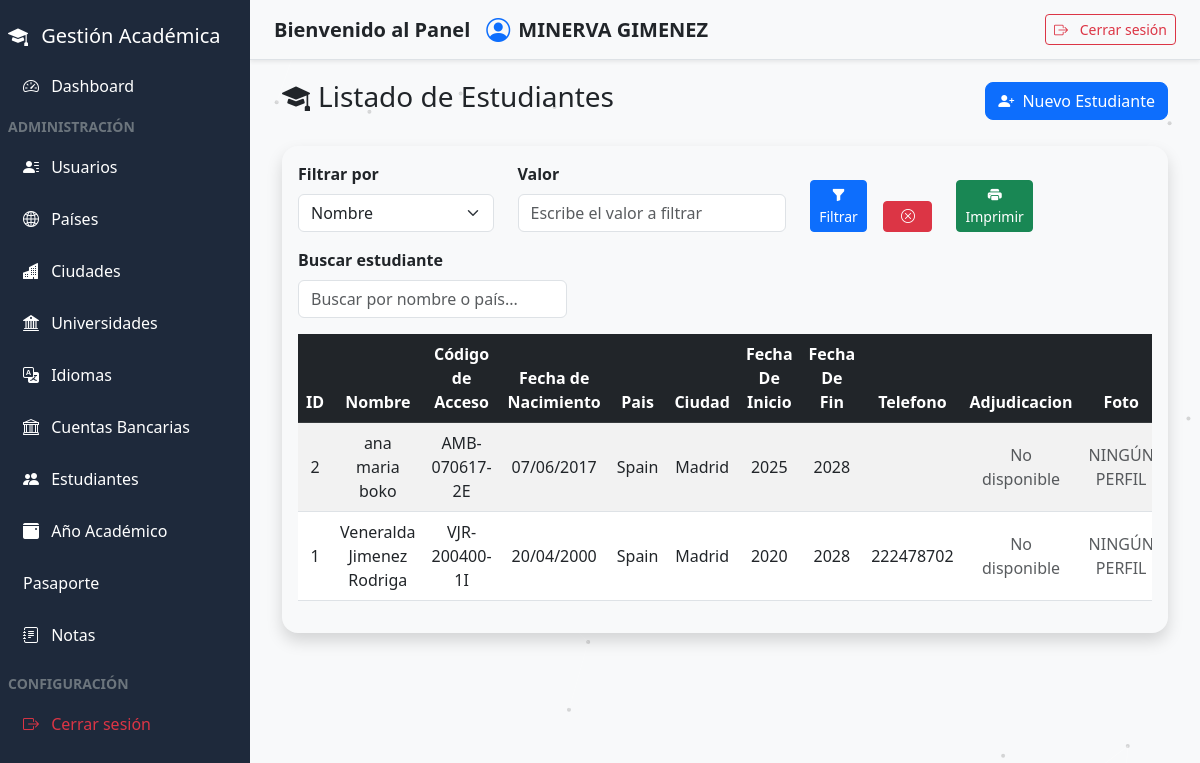
Before: /admin/estudiantes.php (signed in) with the older database file.
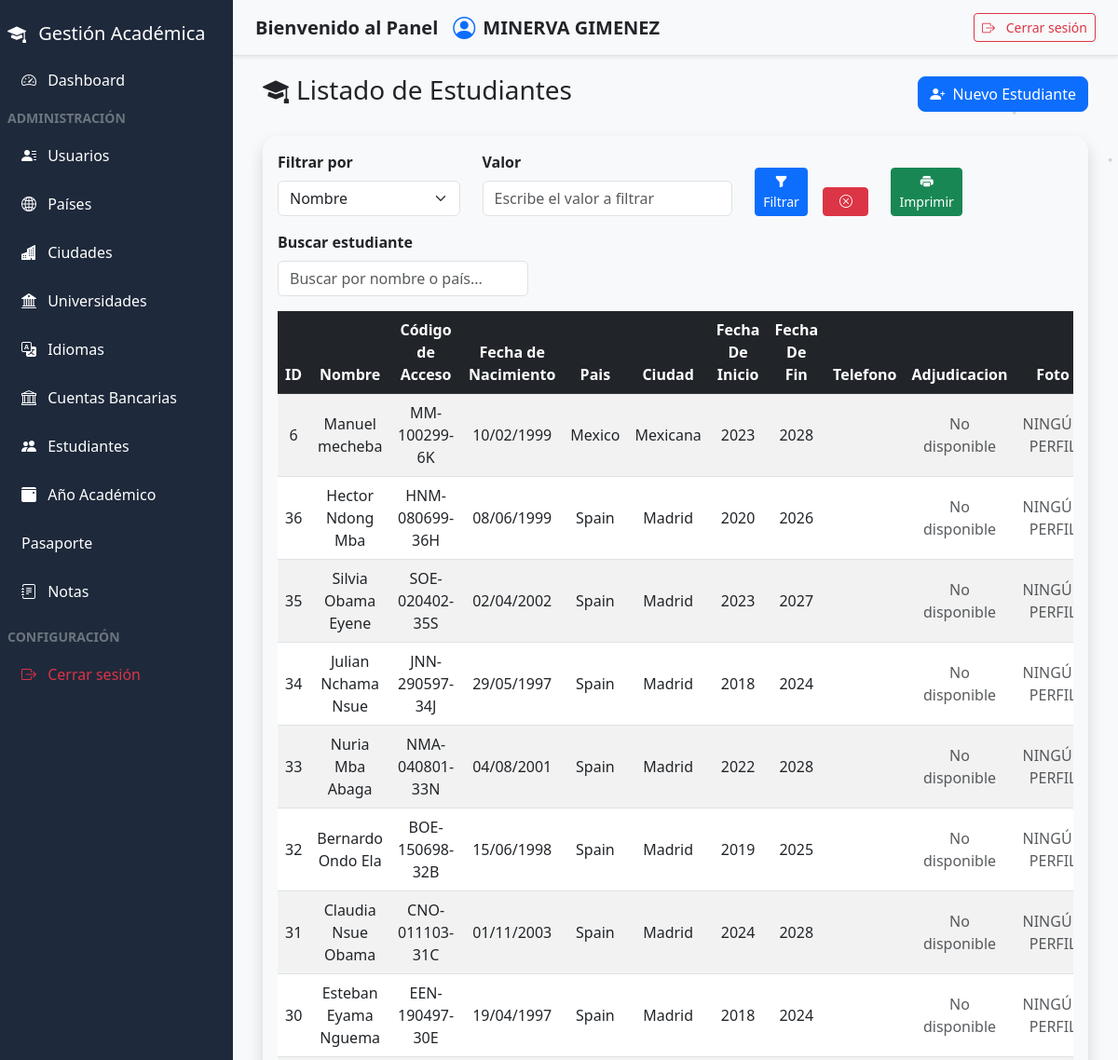
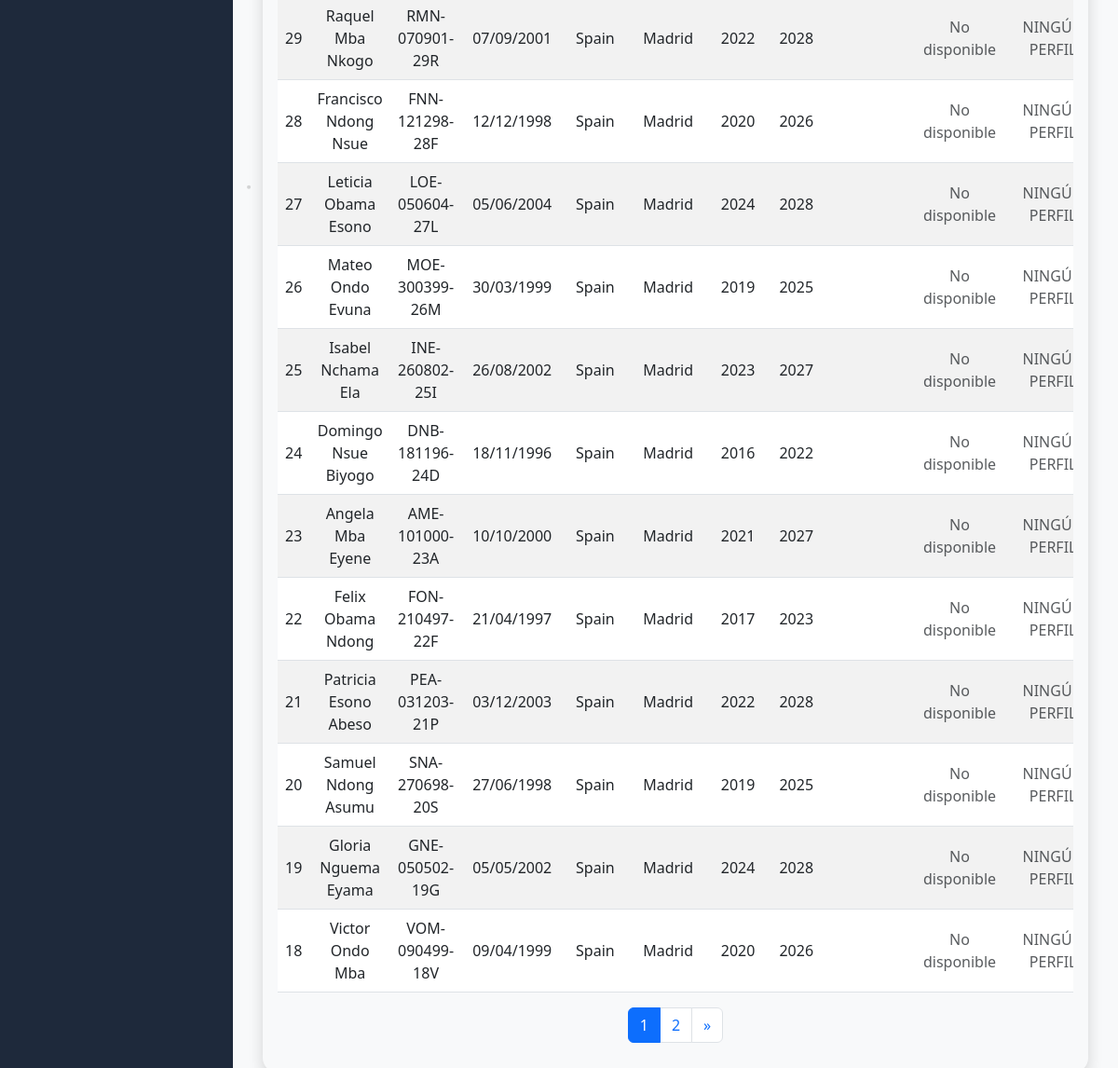
After: the same page with the newer database file (2 pictures, top to bottom).
### tables this page shows
CREATE TABLE `estudiantes` (
  `id` int(11) NOT NULL,
  `nombre_completo` varchar(100) DEFAULT NULL,
  `codigo_acceso` varchar(20) DEFAULT NULL,
  `fecha_nacimiento` date DEFAULT NULL,
  `pais_id` int(11) NOT NULL,
  `ciudad_id` int(11) DEFAULT NULL,
  `universidad_id` int(11) DEFAULT NULL,
  `idioma_id` int(11) DEFAULT NULL,
  `anio_inicio_carrera` year(4) DEFAULT NULL,
  `anio_fin_carrera` year(4) DEFAULT NULL,
  `email` varchar(100) DEFAULT NULL,
  `telefono` varchar(20) DEFAULT NULL,
  `foto_perfil` varchar(255) DEFAULT NULL,
  `ruta_foto` varchar(255) DEFAULT NULL,
  `creado_en` timestamp NULL DEFAULT current_timestamp(),
  `idioma` varchar(255) DEFAULT NULL,
  `meses_idioma` int(11) DEFAULT NULL,
  `cuenta_id` int(11) DEFAULT NULL,
  `archivo_beca` text DEFAULT NULL
);

CREATE TABLE `paises` (
  `id` int(11) NOT NULL,
  `nombre` varchar(50) NOT NULL
);

CREATE TABLE `ciudades` (
  `id` int(11) NOT NULL,
  `nombre` varchar(100) NOT NULL,
  `pais_id` int(11) NOT NULL
);

### admin/estudiantes.php (the view, shortened to what this page needs)
<?php
include_once("../componentes/header.php");
$por_pagina = 20;
$pagina_actual = isset($_GET['pagina']) ? (int)$_GET['pagina'] : 1;
$inicio = ($pagina_actual > 1) ? ($pagina_actual * $por_pagina) - $por_pagina : 0;
$params = [];
$whereSQL = "";
$orderSQL = "ORDER BY e.creado_en DESC";
try {
    $sqlTotal = "SELECT COUNT(*) as total
                 FROM estudiantes e
                 INNER JOIN paises p ON e.pais_id = p.id
                 LEFT JOIN ciudades c ON e.ciudad_id = c.id
                 $whereSQL";
    $total_stmt = $pdo->prepare($sqlTotal);
    $total_stmt->execute($params);
    $total_filas = $total_stmt->fetch(PDO::FETCH_ASSOC)['total'];
    $total_paginas = ceil($total_filas / $por_pagina);
} catch (PDOException $e) {
    die("Error al contar los estudiantes: " . $e->getMessage());
}
try {
    $sql = "SELECT
                e.id,
                e.nombre_completo,
                e.anio_inicio_carrera,
                e.anio_fin_carrera,
                e.telefono,
                e.codigo_acceso,
                e.foto_perfil,
                e.fecha_nacimiento,
                e.creado_en,
                p.nombre AS pais,
                c.nombre AS ciudad,
                e.ruta_foto,
                e.archivo_beca
            FROM estudiantes e
            INNER JOIN paises p ON e.pais_id = p.id
            LEFT JOIN ciudades c ON e.ciudad_id = c.id
            $whereSQL
            $orderSQL
            LIMIT :inicio, :por_pagina";
    $stmt = $pdo->prepare($sql);
    $stmt->bindValue(':inicio', $inicio, PDO::PARAM_INT);
    $stmt->bindValue(':por_pagina', $por_pagina, PDO::PARAM_INT);
    $stmt->execute();
    $estudiantes = $stmt->fetchAll(PDO::FETCH_ASSOC);
} catch (PDOException $e) {
    die("Error al obtener los estudiantes: " . $e->getMessage());
}
include_once("../componentes/sidebar.php");
?>
<main class="content" id="mainContent">
    <div class="container-fluid">
        <div class="d-flex justify-content-between align-items-center mb-4">
            <h3><i class="bi bi-mortarboard-fill me-2"></i>Listado de Estudiantes</h3>
            <a href="registrar_estudiantes.php" class="btn btn-primary rounded-3">
                <i class="bi bi-person-plus-fill me-1"></i> Nuevo Estudiante
            </a>
        </div>
        <div class="card shadow rounded-4">
            <div class="card-body">
                <div class="row mb-3 align-items-end">
                    <div class="col-md-3">
                        <label class="form-label fw-bold">Filtrar por</label>
                        <select id="tipoFiltro" class="form-select" onchange="controlFiltroUI()">
                            <option value="nombre">Nombre</option>
                        </select>
                    </div>
                    <div class="col-md-4">
                        <label class="form-label fw-bold">Valor</label>
                        <input type="text" id="valorFiltro" class="form-control"
                            placeholder="Escribe el valor a filtrar">
                    </div>
                    <div class="col-md-1 d-grid">
                        <button class="btn btn-primary btn-sm" onclick="aplicarFiltro()">
                            <i class="bi bi-funnel-fill"></i> Filtrar
                        </button>
                    </div>
                    <div class="col-md-1 d-grid">
                        <button class="btn btn-danger btn-sm" onclick="limpiarFiltros()">
                            <i class="bi bi-x-circle"></i>
                        </button>
                    </div>
                    <div class="col-md-1 d-grid">
                        <button class="btn btn-success btn-sm" onclick="imprimirFiltrado()">
                            <i class="bi bi-printer-fill"></i> Imprimir
                        </button>
                    </div>
                </div>
                <div class="row mb-3">
                    <div class="col-md-4">
                        <label for="busqueda" class="form-label fw-bold">Buscar estudiante</label>
                        <input type="text" class="form-control" id="busqueda" placeholder="Buscar por nombre o país...">
                    </div>
                </div>
                <div class="table-responsive">
                    <table class="table table-striped table-hover align-middle text-center" id="tablaEstudiantes">
                        <thead class="table-dark">
                            <tr>
                                <th>ID</th>
                                <th>Nombre</th>
                                <th>Código de Acceso</th>
                                <th>Fecha de Nacimiento</th>
                                <th>Pais</th>
                                <th>Ciudad</th>
                                <th>Fecha De Inicio</th>
                                <th>Fecha De Fin</th>
                                <th>Telefono</th>
                                <th>Adjudicacion</th>
                                <th>Foto</th>
                            </tr>
                        </thead>
                        <tbody id="contenidoTabla">
                            <?php if (!empty($estudiantes)): ?>
                            <?php foreach ($estudiantes as $est): ?>
                            <tr>
                                <td><?= htmlspecialchars($est['id']) ?></td>
                                <td><?= htmlspecialchars($est['nombre_completo']) ?></td>
                                <td><?= htmlspecialchars($est['codigo_acceso']) ?></td>
                                <td><?= date('d/m/Y', strtotime($est['fecha_nacimiento'])) ?></td>
                                <td><?= htmlspecialchars($est['pais']) ?></td>
                                <td><?= htmlspecialchars($est['ciudad']) ?></td>
                                <td><?= htmlspecialchars($est['anio_inicio_carrera']) ?></td>
                                <td><?= htmlspecialchars($est['anio_fin_carrera']) ?></td>
                                <td><?= htmlspecialchars($est['telefono']) ?></td>
                                <td>
                                    <?php if (!empty($est['archivo_beca']) && file_exists('../php/' . $est['archivo_beca'])): ?>
                                    <a href="../php/<?= htmlspecialchars($est['archivo_beca']) ?>" target="_blank"
                                        class="btn btn-outline-info btn-sm">
                                        <i class="bi bi-file-earmark-arrow-down"></i> Ver
                                    </a>
                                    <?php else: ?>
                                    <span class="text-muted">No disponible</span>
                                    <?php endif; ?>
                                </td>
                                <td>
                                    <?php if (!empty($est['foto_perfil']) && file_exists('../php/upload/perfil/' . $est['foto_perfil'])): ?>
                                    <img src="../php/upload/perfil/<?= htmlspecialchars($est['foto_perfil']) ?>"
                                        alt="Foto de Perfil"
                                        style="width: 50px; height: 50px; object-fit: cover; border-radius: 50%;">
                                    <?php else: ?>
                                    <span class="text-muted">NINGÚN PERFIL</span>
                                    <?php endif; ?>
                                </td>
                            </tr>
                            <?php endforeach; ?>
                            <?php else: ?>
                            <tr>
                                <td colspan="10" class="text-center text-muted">No hay estudiantes registrados</td>
                            </tr>
                            <?php endif; ?>
                        </tbody>
                    </table>
                </div>
                <?php if ($total_paginas > 1): ?>
                <?php
$queryParams = $_GET;
?>
                <nav aria-label="Paginación de estudiantes">
                    <ul class="pagination justify-content-center flex-wrap">
                        <?php
        $rango = 2;
        $inicio = max(1, $pagina_actual - $rango);
        $fin = min($total_paginas, $pagina_actual + $rango);
        for ($i = $inicio; $i <= $fin; $i++):
            $queryParams['pagina'] = $i;
        ?>
                        <li class="page-item <?= ($i == $pagina_actual) ? 'active' : '' ?>">
                            <a class="page-link" href="?<?= http_build_query($queryParams) ?>">
                                <?= $i ?>
                            </a>
                        </li>
                        <?php endfor; ?>
                        <?php if ($pagina_actual < $total_paginas):
            $queryParams['pagina'] = $pagina_actual + 1;
        ?>
                        <li class="page-item">
                            <a class="page-link" href="?<?= http_build_query($queryParams) ?>">
                                &raquo;
                            </a>
                        </li>
                        <?php endif; ?>
                    </ul>
                </nav>
                <?php endif; ?>
            </div>
        </div>
    </div>
</main>
<link href="https://cdn.jsdelivr.net/npm/bootstrap-icons@1.10.5/font/bootstrap-icons.css" rel="stylesheet">
<?php include_once("../componentes/footer.php"); ?>

### componentes/header.php (shortened to what this page needs)
<!DOCTYPE html>
<html lang="es">
<head>
  <link href="../config/css/bootstrap.min.css" rel="stylesheet" />
  <link href="../config/css/css2.css" rel="stylesheet" />
  <link href="../config/css/bootstrap-icons.css" rel="stylesheet" />
</head>
<body>

### componentes/sidebar.php (shortened to what this page needs)
<?php
$rol =   $_SESSION['usuario_rol'];
    ?>
<aside class="sidebar d-md-block" id="sidebar">
  <h5 class="mb-2 mt-2">
    <i class="bi bi-mortarboard-fill me-2"></i> Gestión Académica
  </h5>
  <ul class="nav flex-column mb-4">
    <li class="nav-item mt-2">
      <a href="../admin/index.php" class="nav-link text-white">
        <i class="bi bi-speedometer2 me-2"></i> Dashboard
      </a>
    </li>
    <li class="text-uppercase text-secondary small fw-bold mt-2 mb-2">Administración</li>
<?php if(strtolower($rol) === 'administrador'): ?>
<li class="nav-item mb-2">
  <a href="../admin/usuario.php" class="nav-link text-white">
    <i class="bi bi-person-lines-fill me-2"></i> Usuarios
  </a>
</li>
<?php endif;?>
    <li class="nav-item mb-2">
      <a href="../admin/pais.php" class="nav-link text-white">
        <i class="bi bi-globe2 me-2"></i> Países
      </a>
    </li>
    <li class="nav-item mb-2">
      <a href="../admin/ciudades.php" class="nav-link text-white">
        <i class="bi bi-buildings-fill me-2"></i> Ciudades
      </a>
    </li>
    <li class="nav-item mb-2">
      <a href="../admin/universidades.php" class="nav-link text-white">
        <i class="bi bi-bank2 me-2"></i> Universidades
      </a>
    </li>
    <li class="nav-item mb-2">
      <a href="../admin/idiomas.php" class="nav-link text-white">
        <i class="bi bi-translate me-2"></i> Idiomas
      </a>
    </li>
    <li class="nav-item mb-2">
      <a href="../admin/cuentas_bancarias.php" class="nav-link text-white">
        <i class="bi bi-bank me-2"></i> Cuentas Bancarias
      </a>
    </li>
    <li class="nav-item mb-2">
      <a href="../admin/estudiantes.php" class="nav-link text-white">
        <i class="bi bi-people-fill me-2"></i> Estudiantes
      </a>
    </li>
    <li class="nav-item mb-2">
      <a href="academico.php" class="nav-link text-white">
        <i class="bi bi-calendar3-event-fill me-2"></i> Año Académico
      </a>
    </li>
    <li class="nav-item mb-2">
      <a href="../admin/pasaportes.php" class="nav-link text-white">
      <i class="fas fa-passport"></i> Pasaporte
      </a>
    </li>
    <li class="nav-item mb-2">
      <a href="../admin/notas.php" class="nav-link text-white">
        <i class="bi bi-journal-text me-2"></i> Notas
      </a>
    </li>
    <li class="text-uppercase text-secondary small fw-bold mt-2 mb-2">Configuración</li>
    <li class="nav-item">
      <a href="../php/logout.php" class="nav-link text-danger">
        <i class="bi bi-box-arrow-right me-2"></i> Cerrar sesión
      </a>
    </li>
  </ul>
</aside>
<div class="navbar-top d-flex justify-content-between align-items-center px-4 py-2 bg-light shadow-sm">
  <div class="d-flex align-items-center">
    <span class="fw-semibold text-dark fs-5 me-3">Bienvenido al Panel</span>
    <div class="d-flex align-items-center">
      <i class="bi bi-person-circle me-2 fs-4 text-primary"></i>
      <span class="fw-bold text-dark fs-5"><?= htmlspecialchars( $_SESSION['usuario_nombre']) ?></span>
    </div>
  </div>
  <div class="d-flex align-items-center">
    <a href="../php/logout.php" class="btn btn-outline-danger btn-sm" title="Cerrar sesión">
        <i class="bi bi-box-arrow-right me-2"></i> Cerrar sesión
      </a>
  </div>
</div>

### componentes/footer.php (shortened to what this page needs)
<link href="https://cdn.jsdelivr.net/npm/bootstrap-icons@1.10.5/font/bootstrap-icons.css" rel="stylesheet">
</body>
</html>

### componentes/header.php (style rules this page uses)
* { box-sizing: border-box; }
body { background: #f8f9fa; min-height: 100vh; color: linear-gradient(135deg, #1e1e2f, #2a2a40); font-family: 'Segoe UI', sans-serif; overflow-x: hidden; }
.sidebar { width: 250px; background-color: #1e293b; color: #fff; flex-shrink: 0; display: flex; flex-direction: column; padding: 1rem 0.5rem; position: fixed; top: 0; bottom: 0; left: 0; transition: transform 0.3s ease; z-index: 1050; overflow-y: auto; }
.sidebar .nav-link { color: #cbd5e1; padding: 10px 15px; border-radius: 6px; transition: 0.2s; }
.navbar-top { height: 60px; background-color: #fff; border-bottom: 1px solid #dee2e6; position: fixed; top: 0; left: 250px; right: 0; z-index: 1040; display: flex; align-items: center; justify-content: space-between; padding: 0 1rem; transition: left 0.3s ease; }
.content { flex-grow: 1; margin-left: 250px; padding: 80px 20px 20px; height: 100vh; overflow-y: auto; transition: margin-left 0.3s ease; }
.card { background-color: #f8f9fa; border: none; }

Changed rows visible on the page:
no longer on this page (row unchanged): estudiantes: id "2", nombre_completo "ana maria boko", codigo_acceso "AMB-070617-2E", fecha_nacimiento "07/06/2017", pais.nombre "Spain", ciudad.nombre "Madrid", anio_inicio_carrera "2025", anio_fin_carrera "2028", shows "No disponible", shows "NINGÚN PERFIL"
no longer on this page (row unchanged): estudiantes: id "1", nombre_completo "Veneralda Jimenez Rodriga", codigo_acceso "VJR-200400-1I", fecha_nacimiento "20/04/2000", pais.nombre "Spain", ciudad.nombre "Madrid", anio_inicio_carrera "2020", anio_fin_carrera "2028", telefono "222478702", shows "No disponible", shows "NINGÚN PERFIL"
added estudiantes: id "6", nombre_completo "Manuel mecheba", codigo_acceso "MM-100299-6K", fecha_nacimiento "10/02/1999", pais.nombre "Mexico", ciudad.nombre "Mexicana", anio_inicio_carrera "2023", anio_fin_carrera "2028", shows "No disponible", shows "NINGÚN PERFIL"
added estudiantes: id "36", nombre_completo "Hector Ndong Mba", codigo_acceso "HNM-080699-36H", fecha_nacimiento "08/06/1999", pais.nombre "Spain", ciudad.nombre "Madrid", anio_inicio_carrera "2020", anio_fin_carrera "2026", shows "No disponible", shows "NINGÚN PERFIL"
added estudiantes: id "35", nombre_completo "Silvia Obama Eyene", codigo_acceso "SOE-020402-35S", fecha_nacimiento "02/04/2002", pais.nombre "Spain", ciudad.nombre "Madrid", anio_inicio_carrera "2023", anio_fin_carrera "2027", shows "No disponible", shows "NINGÚN PERFIL"
added estudiantes: id "34", nombre_completo "Julian Nchama Nsue", codigo_acceso "JNN-290597-34J", fecha_nacimiento "29/05/1997", pais.nombre "Spain", ciudad.nombre "Madrid", anio_inicio_carrera "2018", anio_fin_carrera "2024", shows "No disponible", shows "NINGÚN PERFIL"
added estudiantes: id "33", nombre_completo "Nuria Mba Abaga", codigo_acceso "NMA-040801-33N", fecha_nacimiento "04/08/2001", pais.nombre "Spain", ciudad.nombre "Madrid", anio_inicio_carrera "2022", anio_fin_carrera "2028", shows "No disponible", shows "NINGÚN PERFIL"
added estudiantes: id "32", nombre_completo "Bernardo Ondo Ela", codigo_acceso "BOE-150698-32B", fecha_nacimiento "15/06/1998", pais.nombre "Spain", ciudad.nombre "Madrid", anio_inicio_carrera "2019", anio_fin_carrera "2025", shows "No disponible", shows "NINGÚN PERFIL"
added estudiantes: id "31", nombre_completo "Claudia Nsue Obama", codigo_acceso "CNO-011103-31C", fecha_nacimiento "01/11/2003", pais.nombre "Spain", ciudad.nombre "Madrid", anio_inicio_carrera "2024", anio_fin_carrera "2028", shows "No disponible", shows "NINGÚN PERFIL"
added estudiantes: id "30", nombre_completo "Esteban Eyama Nguema", codigo_acceso "EEN-190497-30E", fecha_nacimiento "19/04/1997", pais.nombre "Spain", ciudad.nombre "Madrid", anio_inicio_carrera "2018", anio_fin_carrera "2024", shows "No disponible", shows "NINGÚN PERFIL"
added estudiantes: id "29", nombre_completo "Raquel Mba Nkogo", codigo_acceso "RMN-070901-29R", fecha_nacimiento "07/09/2001", pais.nombre "Spain", ciudad.nombre "Madrid", anio_inicio_carrera "2022", anio_fin_carrera "2028", shows "No disponible", shows "NINGÚN PERFIL"
added estudiantes: id "28", nombre_completo "Francisco Ndong Nsue", codigo_acceso "FNN-121298-28F", fecha_nacimiento "12/12/1998", pais.nombre "Spain", ciudad.nombre "Madrid", anio_inicio_carrera "2020", anio_fin_carrera "2026", shows "No disponible", shows "NINGÚN PERFIL"
added estudiantes: id "27", nombre_completo "Leticia Obama Esono", codigo_acceso "LOE-050604-27L", fecha_nacimiento "05/06/2004", pais.nombre "Spain", ciudad.nombre "Madrid", anio_inicio_carrera "2024", anio_fin_carrera "2028", shows "No disponible", shows "NINGÚN PERFIL"
added estudiantes: id "26", nombre_completo "Mateo Ondo Evuna", codigo_acceso "MOE-300399-26M", fecha_nacimiento "30/03/1999", pais.nombre "Spain", ciudad.nombre "Madrid", anio_inicio_carrera "2019", anio_fin_carrera "2025", shows "No disponible", shows "NINGÚN PERFIL"
added estudiantes: id "25", nombre_completo "Isabel Nchama Ela", codigo_acceso "INE-260802-25I", fecha_nacimiento "26/08/2002", pais.nombre "Spain", ciudad.nombre "Madrid", anio_inicio_carrera "2023", anio_fin_carrera "2027", shows "No disponible", shows "NINGÚN PERFIL"
added estudiantes: id "24", nombre_completo "Domingo Nsue Biyogo", codigo_acceso "DNB-181196-24D", fecha_nacimiento "18/11/1996", pais.nombre "Spain", ciudad.nombre "Madrid", anio_inicio_carrera "2016", anio_fin_carrera "2022", shows "No disponible", shows "NINGÚN PERFIL"
added estudiantes: id "23", nombre_completo "Angela Mba Eyene", codigo_acceso "AME-101000-23A", fecha_nacimiento "10/10/2000", pais.nombre "Spain", ciudad.nombre "Madrid", anio_inicio_carrera "2021", anio_fin_carrera "2027", shows "No disponible", shows "NINGÚN PERFIL"
added estudiantes: id "22", nombre_completo "Felix Obama Ndong", codigo_acceso "FON-210497-22F", fecha_nacimiento "21/04/1997", pais.nombre "Spain", ciudad.nombre "Madrid", anio_inicio_carrera "2017", anio_fin_carrera "2023", shows "No disponible", shows "NINGÚN PERFIL"
added estudiantes: id "21", nombre_completo "Patricia Esono Abeso", codigo_acceso "PEA-031203-21P", fecha_nacimiento "03/12/2003", pais.nombre "Spain", ciudad.nombre "Madrid", anio_inicio_carrera "2022", anio_fin_carrera "2028", shows "No disponible", shows "NINGÚN PERFIL"
added estudiantes: id "20", nombre_completo "Samuel Ndong Asumu", codigo_acceso "SNA-270698-20S", fecha_nacimiento "27/06/1998", pais.nombre "Spain", ciudad.nombre "Madrid", anio_inicio_carrera "2019", anio_fin_carrera "2025", shows "No disponible", shows "NINGÚN PERFIL"
added estudiantes: id "19", nombre_completo "Gloria Nguema Eyama", codigo_acceso "GNE-050502-19G", fecha_nacimiento "05/05/2002", pais.nombre "Spain", ciudad.nombre "Madrid", anio_inicio_carrera "2024", anio_fin_carrera "2028", shows "No disponible", shows "NINGÚN PERFIL"
added estudiantes: id "18", nombre_completo "Victor Ondo Mba", codigo_acceso "VOM-090499-18V", fecha_nacimiento "09/04/1999", pais.nombre "Spain", ciudad.nombre "Madrid", anio_inicio_carrera "2020", anio_fin_carrera "2026", shows "No disponible", shows "NINGÚN PERFIL"
Other visible differences:
new list line: "1"
new list line: "2"
